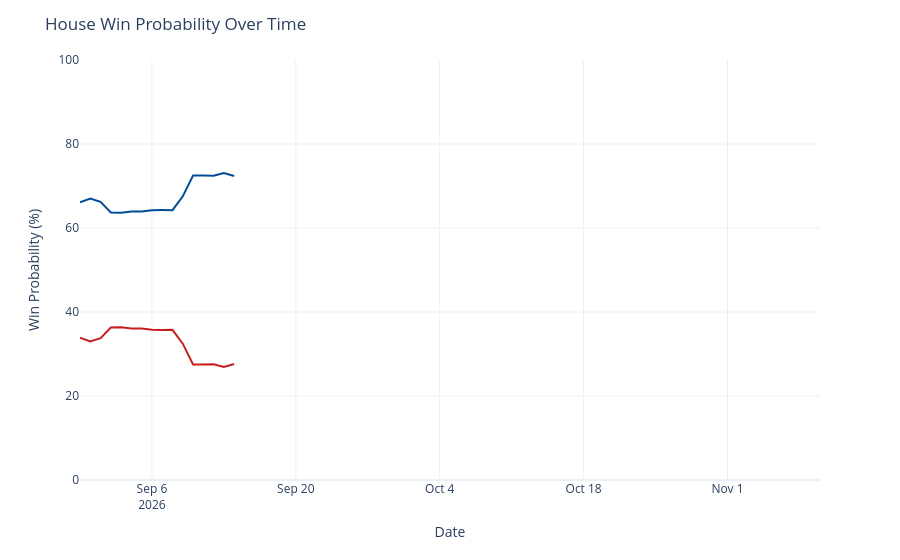

Source (notebook cell):
### Code cell
chance_over_time = output_ts[(output_ts['geo'] == 'US House') &
                             (output_ts['type'] == 'chance')]
chance_over_time['rep_chance'] = chance_over_time['y'].map(lambda x: 100 - x)
chance_over_time = chance_over_time.rename({'y': 'Democrats', 'rep_chance': 'Republicans'}, axis=1)
chance_time_ser = px.line(chance_over_time, x='date', y=['Democrats', 'Republicans'], template='plotly_white',
                         color_discrete_map={'Democrats': '#004b97', 'Republicans': '#c71e1d'},)
chance_time_ser.update_traces(hovertemplate="%{y:.1f}%")
chance_time_ser.update_layout(
    xaxis=dict(range=[pd.to_datetime('2026-08-30'), pd.to_datetime('2026-11-10')]),
    yaxis=dict(range=[0, 100]),
    xaxis_title='Date',
    yaxis_title='Win Probability (%)',
    title=dict(text="House Win Probability Over Time"),
    hovermode="x",
    showlegend=False
)
chance_time_ser

### Figure 1 — Plotly figure (JSON) as saved in the notebook; plotly's stock layout.template omitted (floating-point values rounded to 4 significant figures)
{"data": [{"hovertemplate": "%{y:.1f}%", "legendgroup": "Democrats", "line": {"color": "#004b97", "dash": "solid"}, "marker": {"symbol": "circle"}, "mode": "lines", "name": "Democrats", "orientation": "v", "showlegend": true, "type": "scatter", "x": ["2026-08-30", "2026-08-31", "2026-09-01", "2026-09-02", "2026-09-03", "2026-09-04", "2026-09-05", "2026-09-06", "2026-09-07", "2026-09-08", "2026-09-09", "2026-09-10", "2026-09-11", "2026-09-12", "2026-09-13", "2026-09-14"], "xaxis": "x", "y": [66.12, 67.02, 66.25, 63.69, 63.65, 63.91, 63.91, 64.23, 64.27, 64.25, 67.54, 72.48, 72.48, 72.45, 73.09, 72.39], "yaxis": "y"}, {"hovertemplate": "%{y:.1f}%", "legendgroup": "Republicans", "line": {"color": "#c71e1d", "dash": "solid"}, "marker": {"symbol": "circle"}, "mode": "lines", "name": "Republicans", "orientation": "v", "showlegend": true, "type": "scatter", "x": ["2026-08-30", "2026-08-31", "2026-09-01", "2026-09-02", "2026-09-03", "2026-09-04", "2026-09-05", "2026-09-06", "2026-09-07", "2026-09-08", "2026-09-09", "2026-09-10", "2026-09-11", "2026-09-12", "2026-09-13", "2026-09-14"], "xaxis": "x", "y": [33.88, 32.98, 33.75, 36.31, 36.35, 36.09, 36.09, 35.77, 35.73, 35.75, 32.46, 27.52, 27.52, 27.55, 26.91, 27.61], "yaxis": "y"}], "layout": {"hovermode": "x", "legend": {"title": {"text": "variable"}, "tracegroupgap": 0}, "margin": {"t": 60}, "showlegend": false, "title": {"text": "House Win Probability Over Time"}, "xaxis": {"anchor": "y", "domain": [0, 1], "range": ["2026-08-30T00:00:00", "2026-11-10T00:00:00"], "title": {"text": "Date"}}, "yaxis": {"anchor": "x", "domain": [0, 1], "range": [0, 100], "title": {"text": "Win Probability (%)"}}}}
